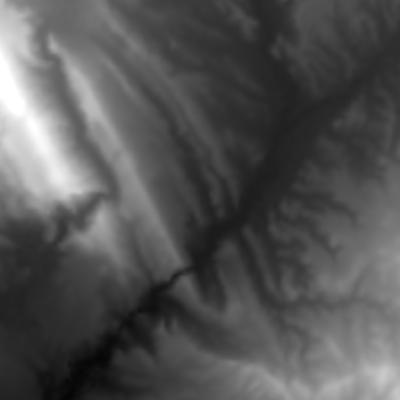

The script that saved this image:
"""Written by - Sanjay
idea Reference from - Harshit
"""
from __future__ import print_function
import numpy as np 
from PIL import Image

dataSet = []
#open the file in binary format for reading.
with open('colorado_elev.vit',"rb") as f:
    dataSet = bytearray(f.read())

#Display Dataset
print("***Dataset values Start***")
data = [d for d in dataSet]
#print(data)   #In readable format
print(len(data))
print("***Dataset values End***")

print("***Header Start***")
#Extract and display header data from dataset
header = dataSet[0:268]
#headerValues = [h for h in header]     #In readable format
#print(headerValues)
print(len(header))
print("***Header End***")

print("***Pixel array Start***")
#Extract and display Pixel array from dataset
pixelArray = dataSet[268:]
#pixelArrayValues = [p for p in pixelArray]     #In readable format
print(len(pixelArray))
print("***Pixel array End***")

#Visualize the data set on a 400x400 pixel square
imageData = np.asarray(pixelArray,dtype=np.uint8).reshape(400,400) #Convert the input to an array.
img = Image.fromarray(imageData)
img.save("Colorado_Elevation.jpg","JPEG")
img.show()